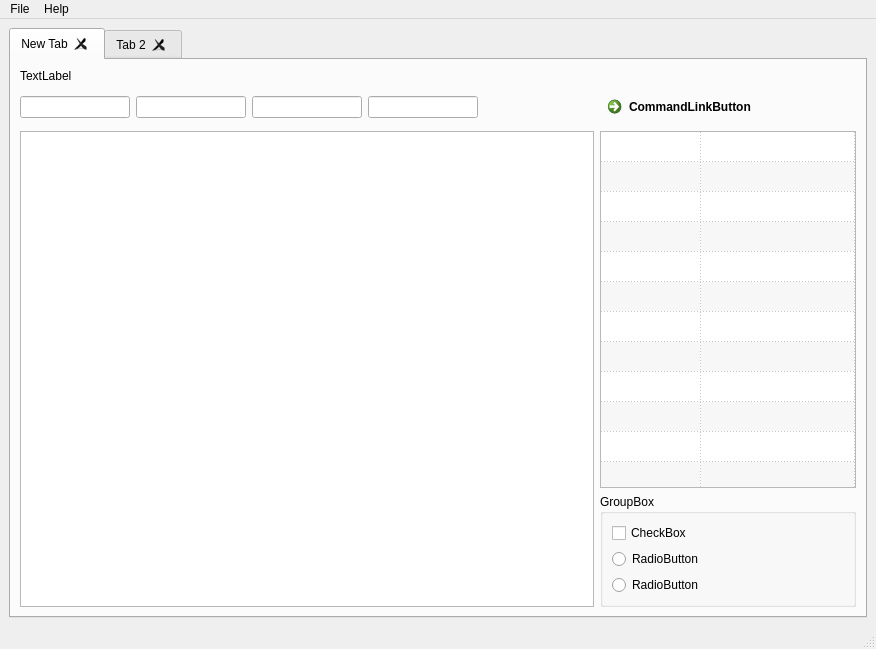
<?xml version="1.0" encoding="UTF-8"?>
<ui version="4.0">
 <class>MainWindow</class>
 <widget class="QMainWindow" name="MainWindow">
  <property name="geometry">
   <rect>
    <x>0</x>
    <y>0</y>
    <width>876</width>
    <height>649</height>
   </rect>
  </property>
  <property name="windowTitle">
   <string>PingPung</string>
  </property>
  <widget class="QWidget" name="centralwidget">
   <layout class="QVBoxLayout" name="verticalLayout">
    <item>
     <widget class="QTabWidget" name="tabWidget">
      <property name="enabled">
       <bool>true</bool>
      </property>
      <property name="currentIndex">
       <number>0</number>
      </property>
      <property name="tabsClosable">
       <bool>true</bool>
      </property>
      <property name="movable">
       <bool>true</bool>
      </property>
      <widget class="QWidget" name="tab">
       <attribute name="title">
        <string>New Tab</string>
       </attribute>
       <layout class="QGridLayout" name="gridLayout_2">
        <item row="0" column="0">
         <layout class="QGridLayout" name="gridLayout">
          <item row="1" column="3">
           <widget class="QLineEdit" name="lineEdit_4"/>
          </item>
          <item row="1" column="1">
           <widget class="QLineEdit" name="ip_box"/>
          </item>
          <item row="3" column="7">
           <widget class="QGroupBox" name="groupBox">
            <property name="minimumSize">
             <size>
              <width>0</width>
              <height>60</height>
             </size>
            </property>
            <property name="title">
             <string>GroupBox</string>
            </property>
            <layout class="QVBoxLayout" name="verticalLayout_2">
             <item>
              <widget class="QCheckBox" name="checkBox">
               <property name="text">
                <string>CheckBox</string>
               </property>
              </widget>
             </item>
             <item>
              <widget class="QRadioButton" name="radioButton">
               <property name="text">
                <string>RadioButton</string>
               </property>
              </widget>
             </item>
             <item>
              <widget class="QRadioButton" name="radioButton_2">
               <property name="text">
                <string>RadioButton</string>
               </property>
              </widget>
             </item>
            </layout>
           </widget>
          </item>
          <item row="1" column="2">
           <widget class="QLineEdit" name="lineEdit_2"/>
          </item>
          <item row="1" column="7">
           <widget class="QCommandLinkButton" name="commandLinkButton">
            <property name="text">
             <string>CommandLinkButton</string>
            </property>
           </widget>
          </item>
          <item row="1" column="4">
           <widget class="QLineEdit" name="lineEdit"/>
          </item>
          <item row="0" column="1">
           <widget class="QLabel" name="ip_label">
            <property name="text">
             <string>TextLabel</string>
            </property>
           </widget>
          </item>
          <item row="2" column="7">
           <widget class="QTableWidget" name="tableWidget">
            <property name="sizePolicy">
             <sizepolicy hsizetype="Expanding" vsizetype="Expanding">
              <horstretch>0</horstretch>
              <verstretch>0</verstretch>
             </sizepolicy>
            </property>
            <property name="verticalScrollBarPolicy">
             <enum>Qt::ScrollBarAlwaysOff</enum>
            </property>
            <property name="horizontalScrollBarPolicy">
             <enum>Qt::ScrollBarAlwaysOff</enum>
            </property>
            <property name="alternatingRowColors">
             <bool>true</bool>
            </property>
            <property name="gridStyle">
             <enum>Qt::DotLine</enum>
            </property>
            <property name="rowCount">
             <number>16</number>
            </property>
            <property name="columnCount">
             <number>2</number>
            </property>
            <attribute name="horizontalHeaderVisible">
             <bool>false</bool>
            </attribute>
            <attribute name="horizontalHeaderStretchLastSection">
             <bool>true</bool>
            </attribute>
            <attribute name="verticalHeaderVisible">
             <bool>false</bool>
            </attribute>
            <attribute name="verticalHeaderStretchLastSection">
             <bool>false</bool>
            </attribute>
            <row/>
            <row/>
            <row/>
            <row/>
            <row/>
            <row/>
            <row/>
            <row/>
            <row/>
            <row/>
            <row/>
            <row/>
            <row/>
            <row/>
            <row/>
            <row/>
            <column/>
            <column/>
           </widget>
          </item>
          <item row="2" column="1" rowspan="2" colspan="5">
           <widget class="QTextEdit" name="textEdit">
            <property name="sizePolicy">
             <sizepolicy hsizetype="Expanding" vsizetype="Expanding">
              <horstretch>4</horstretch>
              <verstretch>0</verstretch>
             </sizepolicy>
            </property>
           </widget>
          </item>
         </layout>
        </item>
       </layout>
      </widget>
      <widget class="QWidget" name="tab_2">
       <property name="enabled">
        <bool>false</bool>
       </property>
       <attribute name="title">
        <string>Tab 2</string>
       </attribute>
      </widget>
     </widget>
    </item>
   </layout>
  </widget>
  <widget class="QMenuBar" name="menubar">
   <property name="geometry">
    <rect>
     <x>0</x>
     <y>0</y>
     <width>876</width>
     <height>19</height>
    </rect>
   </property>
   <widget class="QMenu" name="menuFile">
    <property name="title">
     <string>File</string>
    </property>
   </widget>
   <widget class="QMenu" name="menuHelp">
    <property name="title">
     <string>Help</string>
    </property>
    <addaction name="actionAbout_PingPung"/>
   </widget>
   <addaction name="menuFile"/>
   <addaction name="menuHelp"/>
  </widget>
  <widget class="QStatusBar" name="statusbar"/>
  <action name="actionAbout_PingPung">
   <property name="text">
    <string>About PingPung</string>
   </property>
  </action>
 </widget>
 <resources/>
 <connections/>
</ui>
